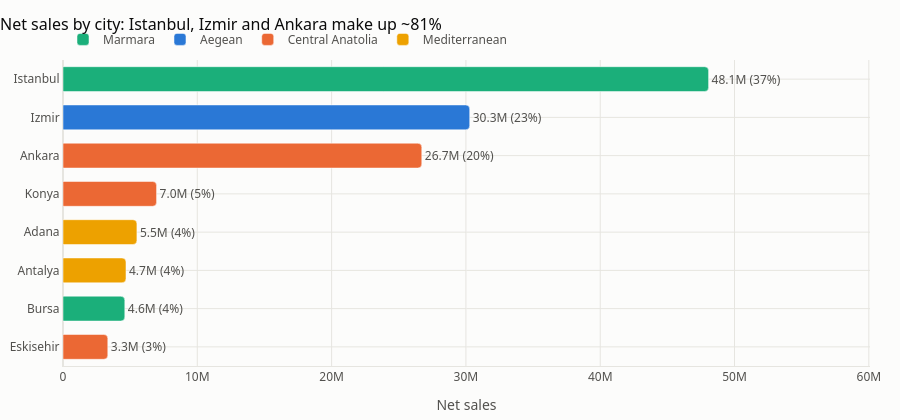

The notebook cell this image was saved under:
### Code cell
# Cities coloured by region (each region keeps one colour)
region_colors = dict(zip(sorted(df["Region"].unique()), SERIES))
fig = px.bar(by_city, x="NetSales", y="City", color="Region", orientation="h",
             text=[f"{money(v)} ({s:.0f}%)" for v, s in zip(by_city["NetSales"], by_city["ShareOfSales"])],
             color_discrete_map=region_colors, category_orders={"City": by_city["City"].tolist()})
fig.update_traces(textposition="outside", hovertemplate="%{y}: %{x:,.0f}<extra>%{fullData.name}</extra>")
style(fig, "Net sales by city: Istanbul, Izmir and Ankara make up ~81%", height=420, legend=True)
fig.update_yaxes(title=None)
fig.update_xaxes(title="Net sales", range=[0, by_city["NetSales"].max() * 1.25])
fig.show()

### Figure 1 — Plotly figure (JSON) as saved in the notebook; plotly's stock layout.template omitted (floating-point values rounded to 4 significant figures)
{"data": [{"hovertemplate": "%{y}: %{x:,.0f}<extra>%{fullData.name}</extra>", "legendgroup": "Marmara", "marker": {"color": "#1baf7a", "cornerradius": 4, "pattern": {"shape": ""}}, "name": "Marmara", "orientation": "h", "showlegend": true, "text": ["48.1M (37%)", "4.6M (4%)"], "textposition": "outside", "type": "bar", "x": [48070000.0, 4602000.0], "xaxis": "x", "y": ["Istanbul", "Bursa"], "yaxis": "y"}, {"hovertemplate": "%{y}: %{x:,.0f}<extra>%{fullData.name}</extra>", "legendgroup": "Aegean", "marker": {"color": "#2a78d6", "cornerradius": 4, "pattern": {"shape": ""}}, "name": "Aegean", "orientation": "h", "showlegend": true, "text": ["30.3M (23%)"], "textposition": "outside", "type": "bar", "x": [30280000.0], "xaxis": "x", "y": ["Izmir"], "yaxis": "y"}, {"hovertemplate": "%{y}: %{x:,.0f}<extra>%{fullData.name}</extra>", "legendgroup": "Central Anatolia", "marker": {"color": "#eb6834", "cornerradius": 4, "pattern": {"shape": ""}}, "name": "Central Anatolia", "orientation": "h", "showlegend": true, "text": ["26.7M (20%)", "7.0M (5%)", "3.3M (3%)"], "textposition": "outside", "type": "bar", "x": [26710000.0, 6968000.0, 3336000.0], "xaxis": "x", "y": ["Ankara", "Konya", "Eskisehir"], "yaxis": "y"}, {"hovertemplate": "%{y}: %{x:,.0f}<extra>%{fullData.name}</extra>", "legendgroup": "Mediterranean", "marker": {"color": "#eda100", "cornerradius": 4, "pattern": {"shape": ""}}, "name": "Mediterranean", "orientation": "h", "showlegend": true, "text": ["5.5M (4%)", "4.7M (4%)"], "textposition": "outside", "type": "bar", "x": [5504000.0, 4690000.0], "xaxis": "x", "y": ["Adana", "Antalya"], "yaxis": "y"}], "layout": {"bargap": 0.35, "barmode": "relative", "font": {"color": "#52514e", "family": "Segoe UI, Arial, sans-serif", "size": 12}, "height": 420, "hoverlabel": {"bgcolor": "white", "font": {"size": 12}}, "legend": {"orientation": "h", "title": {"text": ""}, "tracegroupgap": 0, "x": 0, "y": 1.02, "yanchor": "bottom"}, "margin": {"b": 10, "l": 10, "r": 30, "t": 60}, "paper_bgcolor": "#fcfcfb", "plot_bgcolor": "#fcfcfb", "showlegend": true, "title": {"font": {"color": "#0b0b0b", "size": 16}, "text": "Net sales by city: Istanbul, Izmir and Ankara make up ~81%", "x": 0, "xanchor": "left"}, "xaxis": {"anchor": "y", "domain": [0, 1], "gridcolor": "#e6e5e0", "linecolor": "#e6e5e0", "range": [0, 60090000.0], "title": {"text": "Net sales"}, "zerolinecolor": "#e6e5e0"}, "yaxis": {"anchor": "x", "categoryarray": ["Eskisehir", "Bursa", "Antalya", "Adana", "Konya", "Ankara", "Izmir", "Istanbul"], "categoryorder": "array", "domain": [0, 1], "gridcolor": "#e6e5e0", "linecolor": "#e6e5e0", "title": {}, "zerolinecolor": "#e6e5e0"}}}
